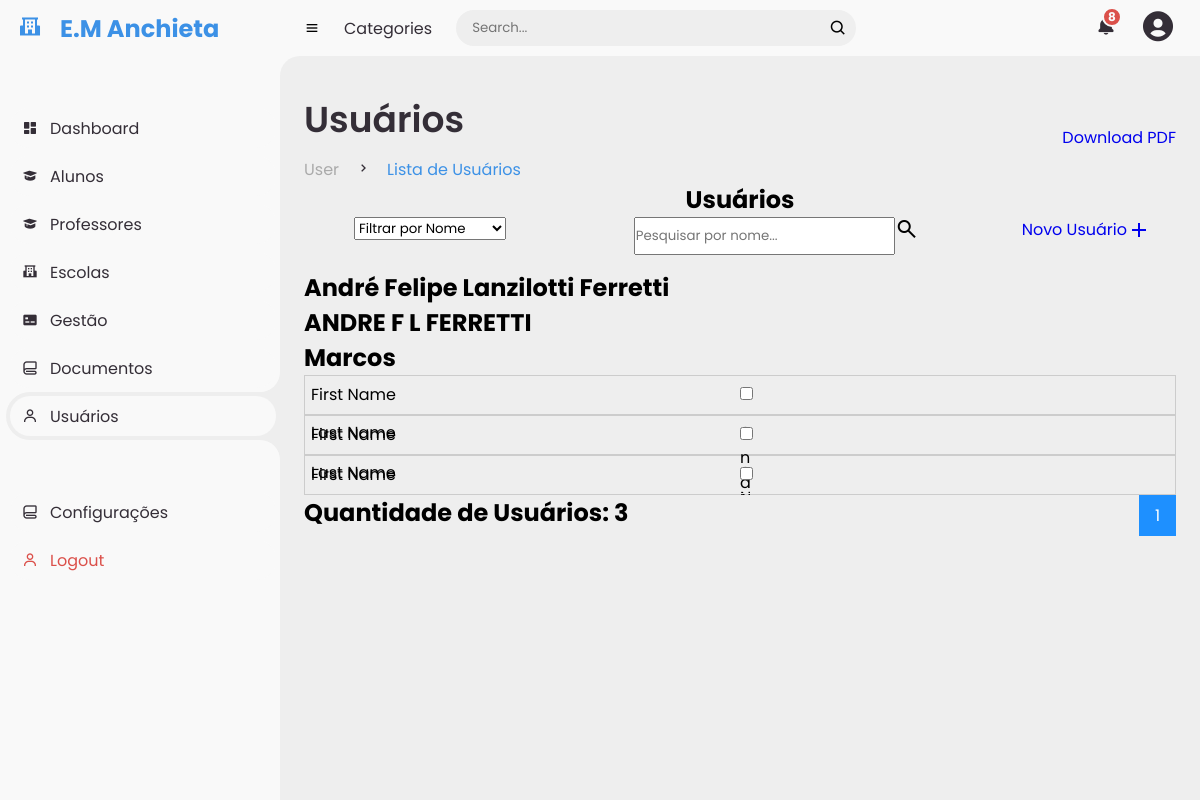
/user/usuarios, run on the app's committed database.
### aplication.py (models this page shows, shortened)
class users(db.Model):
    _id = db.Column("id", db.Integer, primary_key=True)
    name = db.Column(db.String(100))
    telefone = db.Column(db.String(100))
    email = db.Column(db.String(100))
    senha = db.Column(db.String(100))
    data = db.Column(db.String(10))  # Alterado para db.String
    hora = db.Column(db.String(8))  # Coluna para armazenar a hora
    genero = db.Column(db.String(100))
    cpf = db.Column(db.String(100))
    data_nascimento = db.Column(db.String(100))
    matricula = db.Column(db.String(100))
    usuario = db.Column(db.String(100))
    lotacao = db.Column(db.String(100))
    cargo = db.Column(db.String(100))
    local_trabalho = db.Column(db.String(100))
    logradouro = db.Column(db.String(100))
    numero = db.Column(db.String(100))
    bairro = db.Column(db.String(100))
    cidade = db.Column(db.String(100))
    estado = db.Column(db.String(100))
    cep = db.Column(db.String(100))

### aplication.py (the view)
@app.route("/user/usuarios")
def usuarios():
    usuarios = users.query.all()
    return render_template("usuarios.html", usuarios=usuarios, current_page='usuarios')

### templates/usuarios.html (shortened to what this page needs)
{% extends "base.html" %}
{% block main_title%}Usuários{% endblock %}
{% block first_title %}User{% endblock %}
{% block sub_title %}Lista de Usuários{% endblock %}
{% block content %}
<!DOCTYPE html>
<html lang="pt-br">
<head>
    <link href="{{ url_for('static', filename='styles/users.css')}}" rel="stylesheet">
</head>
<body>
    <h1 style="text-align: center;">Usuários</h1>
    <div style="display: flex; justify-content: space-between; margin-bottom: 15px; margin-left: 25px; margin-right: 25px;">
        <div style="display: flex; justify-content: space-between; margin-bottom: 15px; margin-left: 25px; margin-right: 25px;">
            <select id="filtroOpcao">
              <option value="1">Filtrar por Nome</option>
            </select>
          </div>
        <div style="display: flex;">
            <input type="text" id="myInput" onkeyup="filtrarTabela()" placeholder="Pesquisar por nome...">
            <span class="material-symbols-outlined">
            </span>
        </div>
        <div>
            <a href="/cadastro" style="display: flex; align-items: center;">Novo Usuário <span class="material-symbols-outlined">
                </span></a>
        </div>
    </div>
    <div>
    <table id="tabelaUsuarios">
        <tbody id="corpoTabela">
        {% for usuario in usuarios%}
            <h2>{{ usuario.name }}</h2>
        {% endfor %}
        </tbody>
    </table>
    <div style="display: flex; justify-content: space-between;">
        <div>
            <h2 id="quantidadeUsuarios"></h2>
        </div>
        <div class="pagination" id="paginacao">
        </div>
    </div>
        </body>
        </html>
        {% endblock %}

### static/styles/style.css (style rules this page uses)
* { margin: 0; padding: 0; box-sizing: border-box; font-family: var(--poppins); }
a { text-decoration: none; }
:root { --poppins: 'Poppins', sans-serif; --light: #F9F9F9; --blue: #3c91e6; --light-blue: #CFE8FF; --grey: #eee; --dark-grey: #AAAAAA; --dark: #342E37; --red: #DB504A; --yellow: #FFCE26; --light-yellow: #FFF2C6; --orange: #FD7238; --light-orange: #FFE0F3; }
body { background: var(--grey); }

### static/styles/users.css (style rules this page uses)
table { width: 100%; border-collapse: collapse; }
@media only screen and (max-width: 760px),
(min-device-width: 768px) and (max-device-width: 1024px) { table, thead, tbody, th, td, tr { display: block; } }
.pagination { margin-top: auto; margin-bottom:auto; }

### templates/usuarios.html (style rules this page uses)
#corpoTabela { max-height: 400px; overflow-y: auto; }

### data on the page
users: name "André Felipe Lanzilotti Ferretti"
users: name "ANDRE F L FERRETTI"
users: name "Marcos"
